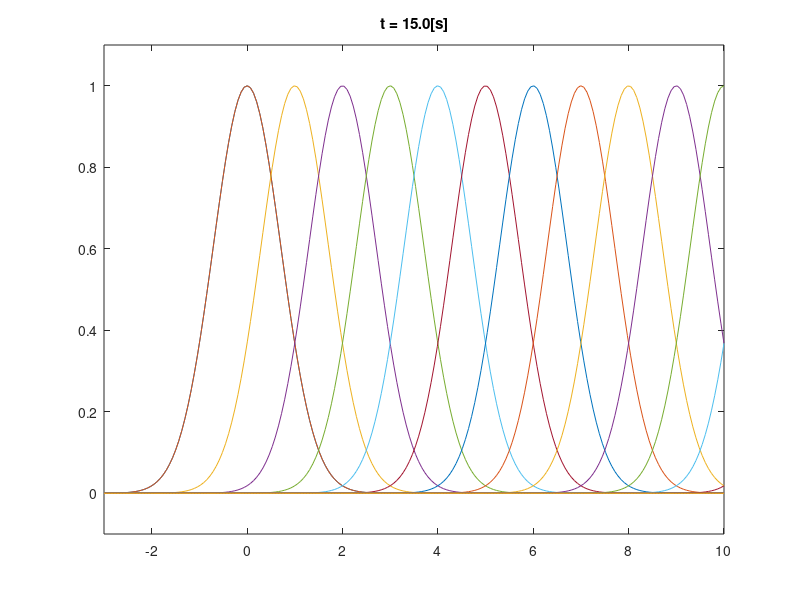

This chart was generated by the following MATLAB code:
%% Input Parameters
c = 1;
t = 0;
x = linspace(-3,10, 200);
ax = subplot(1,1,1);
plot(ax, x, exp(-(x-c*t).^2)); % Initial plot
xlim(ax, [-3,10]);ylim(ax, [-0.1,1.1]);
name = title(['t = ',num2str(t),'[s]']);
hold(ax ,"on")


for t = 0:1:15 % time data
    name = title(['t = ',num2str(t,'%04.1f'),'[s]']);
    plot(ax, x, exp(-(x-c*t).^2));
    hold(ax ,"on")
    % filename = sprintf('plotEXACT%04.1f.png', t); % file name 
    %saveas(fig, filename); % save figure as png
end